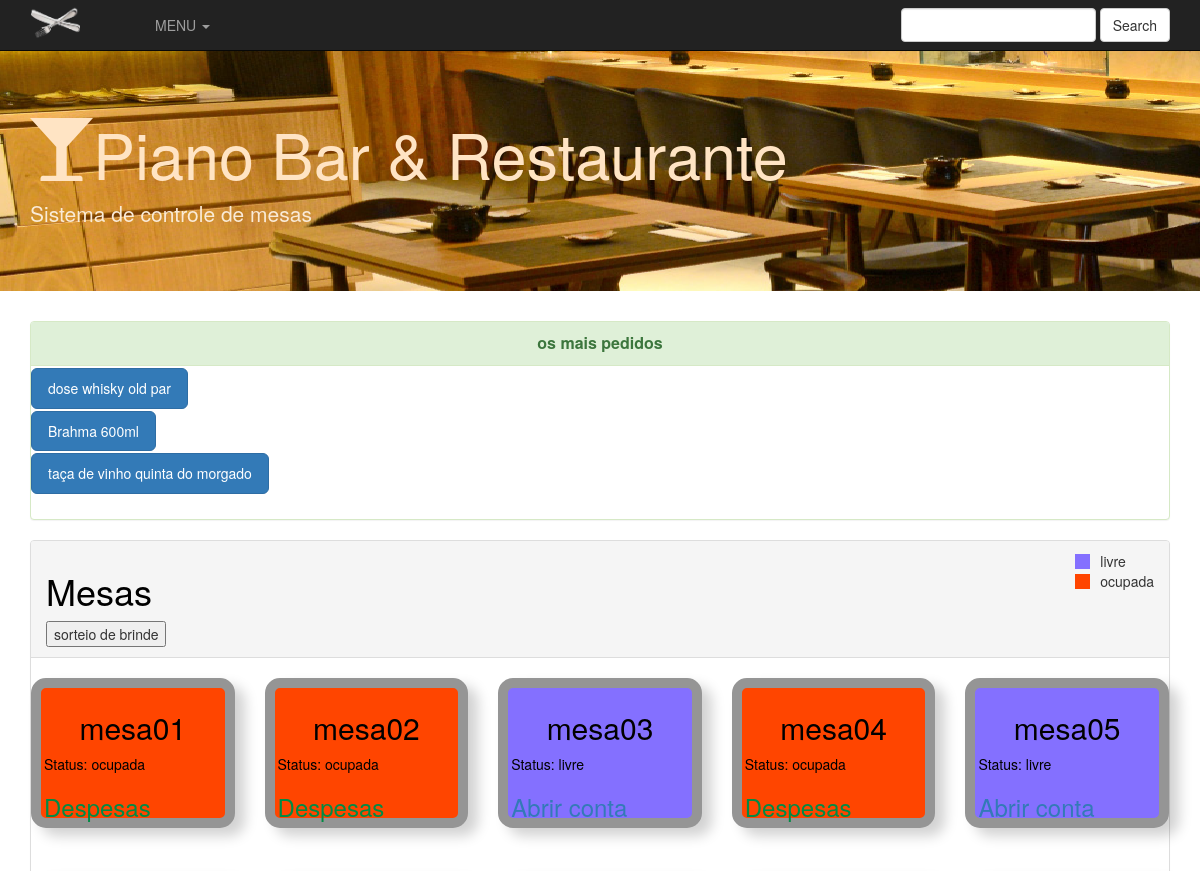
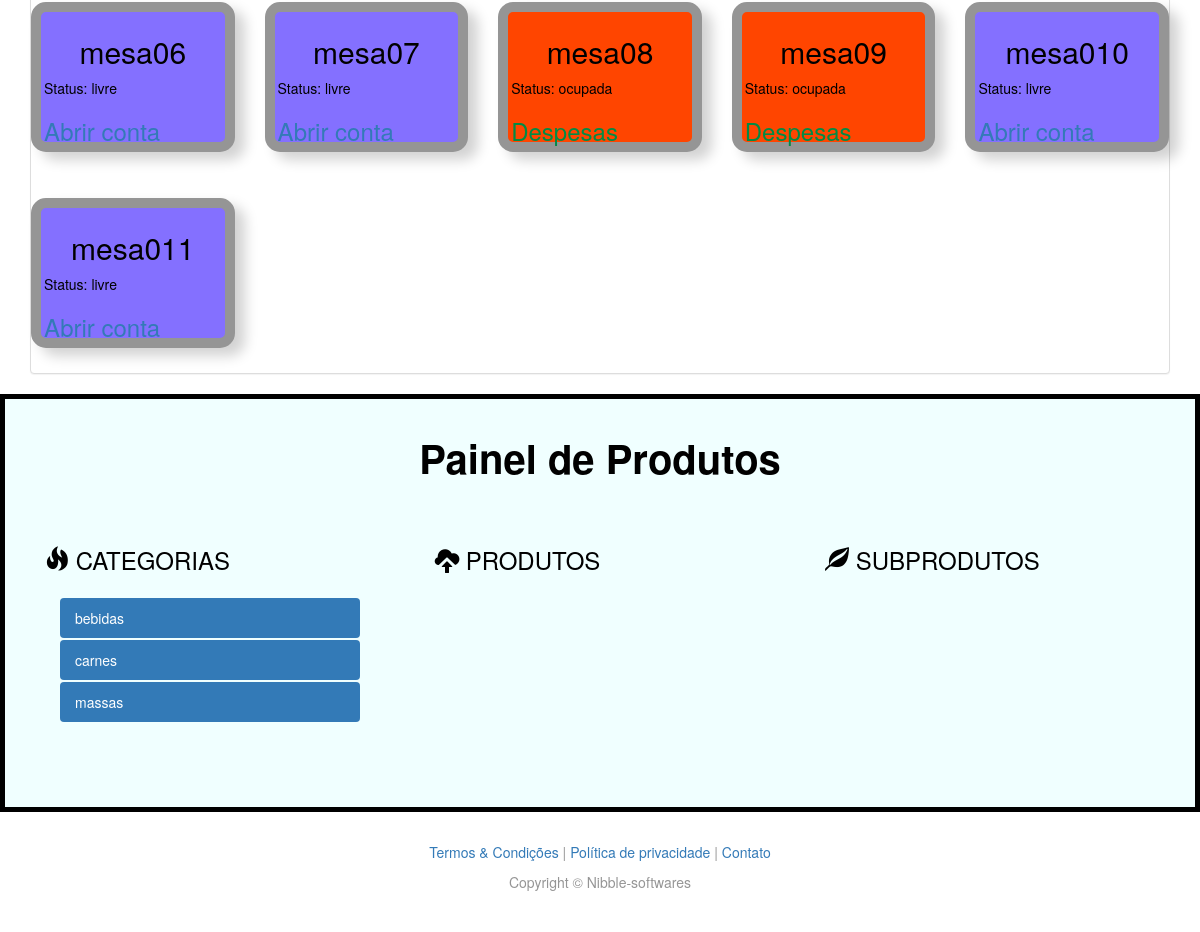
Screenshot of /1/ (signed in) with the database file from the repository (2 pictures, top to bottom).
### consumo/models.py (models this page shows, shortened)
class TipoProduto(models.Model):
    nome = models.CharField(max_length=50)
    descricao = models.CharField(max_length=200)
    valor = models.DecimalField(max_digits=9,decimal_places=2)
    produto = models.ForeignKey(Produto,on_delete=models.CASCADE,
                                )

class Mesa(models.Model):
    usuario = models.ForeignKey(User,on_delete=models.CASCADE)
    nome = models.CharField(max_length=50)
    status=models.CharField(max_length=10,default="livre")

### consumo/views.py (the view)
# urls.py: url(r'^1/$',views.index2,name='index'),
@login_required
def index2(request):
    lista_id=[]
    produtos_mais_pedidos = []
    dicionar = {}
    categoria = Categoria.objects.all().order_by(Lower('nome')).values_list()
    catejson = json.dumps(list(categoria),cls=DjangoJSONEncoder)
    produt = Produto.objects.all().order_by(Lower('nome')).values_list()
    produtjson = json.dumps(list(produt),cls=DjangoJSONEncoder)
    tipoproduto = TipoProduto.objects.all().order_by(Lower('nome')).values_list()
    tipoprodjson = json.dumps(list(tipoproduto),cls=DjangoJSONEncoder)
    tipoprd =ItemConta.objects.all()
    if len(tipoprd)>1:
        count=0
        lista = tipoprd[0].maispedidos()
        for id in lista:
            lista_id.append(lista[count][1])
            count = count+1
    for v in lista_id:
        tp = TipoProduto.objects.get(pk=v)
        produtos_mais_pedidos.append(tp.nome)
    return render(request,'index.html',{
        'mesas':Mesa.objects.filter(usuario=request.user),
        'categ':catejson,
        'produ':produtjson,
        'tipoprod':tipoprodjson,
        'tpopro':produtos_mais_pedidos
    })

### consumo/models.py (called while the page is built)
    def maispedidos(self):
        from django.db import connection,transaction
        cursor = connection.cursor()
        cursor.execute("SELECT  COUNT(*),tipo_produto_id From consumo_itemconta GROUP BY tipo_produto_id ORDER BY COUNT(*) DESC LIMIT 3")
        row = cursor.fetchall()
        return row

### consumo/templates/index.html (shortened to what this page needs)
    {% extends "base.html" %}
    {% block body %}
        <div class="panel panel-default">
        	<div class="panel-heading"><div id="simbolomesas"><table id="tabelasimbolo"><tr><td><div class="celulacor" id="livre"></div></td><td>livre</td></tr><tr><td><div id="ocupada" class="celulacor"></div></td>
        		<td>ocupada</td></tr></table></div><h1>Mesas</h1><button id="btn_sorteio">sorteio de brinde</button></div>
        <div class="row">
        	{% for mesa in mesas %}
            <article class="col-md-4 article-intro mesinhas">
            	{% if mesa.status == 'ocupada' %}
            	<div class="mesasr">
                    <h2 class="nome_mesa">{{mesa.nome}}</h2>
                    <span class="st">Status: {{mesa.status}}</span>
                <h3>
                    <a class="despesas" href="{% url 'conta' mesa.id %}" class="pull-right">Despesas</a>
                </h3>
                </div>
                {% else %}
                <div class="mesasa">
                    <h2 class="nome_mesa">{{mesa.nome}}</h2>
                    <span class="st">Status: {{mesa.status}}</span>
                <h3>
                    <a class="novaconta" href="{% url 'conta' mesa.id %}" class="pull-right">Abrir conta</a>
                </h3>
                </div>
                {% endif %}
              </article>
             {% endfor %}
        </div>
        </div>
    {% endblock %}

### consumo/templates/base.html (shortened to what this page needs)
{% load staticfiles %}
<!DOCTYPE html>
<html lang="pt-br">
<head>
    <link href="{% static "css/bootstrap.min.css" %}" rel="stylesheet">
    <link href="{% static "css/custom.css" %}" rel="stylesheet">
</head>
<body>
    <nav class="navbar navbar-inverse navbar-fixed-top" role="navigation">
        <div class="container">
            <div class="navbar-header">
                <a id="btn_inicio" class="navbar-brand" href="{% url 'index' %}">
                	<img id="logo" src="{% static "img/logo.png" %}"
                </a>
            </div>
            <div class="collapse navbar-collapse" id="navbar">
                <ul class="nav navbar-nav">
					<li class="dropdown">
						<a href="#" class="dropdown-toggle" data-toggle="dropdown" role="button" aria-haspopup="true" aria-expanded="false">MENU <span class="caret"></span></a>
					</li>
                </ul>
				<form class="navbar-form navbar-right" role="search">
					<div class="form-group">
						<input type="text" class="form-control">
					</div>
					<button type="submit" class="btn btn-default">Search</button>
				</form>
            </div>
        </div>
    </nav>
	<div id="background_painel" class="jumbotron feature">
		<div class="container">
			<h1 id="titulositeprincipal"><span  class="glyphicon glyphicon-glass"></span>Piano Bar & Restaurante</h1>
			<p id="titulosite">Sistema de controle de mesas</p>
		</div>
	</div>
    <div class="container" id="primeirocontainer">
    	<div class="panel panel-success">
    		<div class="panel-heading mais">os mais pedidos</div>
    		<div class="row">
    			<article class="col-md-4 article-intro maispedidos">
    				{% for numero in tpopro %}
    				<div class="pedidos"><button type="button" class="btn btn-primary btn-lg btnnomes maisped" data-toggle="modal" data-target="#myModal">{{numero}}</button></div>
    				{% endfor %}
    			</article>
    		</div>
    		</div>
    </div>
    <div class="container">
        {% block body %}
		{% endblock %}
    </div>
	<footer>
		<div class="footer-blurb">
			<p id="painelprodutos">Painel de Produtos</p>
			<div class="container">
				<div class="row">
					<div class="col-sm-4 footer-blurb-item">
						<h3><span class="glyphicon glyphicon-fire"></span> CATEGORIAS</h3>
							<div class="panel-body">
    							<ul id="painel_categorias" class="nav nav-pills nav-stacked">
								</ul>
  							</div>
					</div>
					<div class="col-sm-4 footer-blurb-item">
						<h3><span class="glyphicon glyphicon-cloud-upload"></span> PRODUTOS</h3>
						<div class="panel-body">
  							</div>
					</div>
					<div class="col-sm-4 footer-blurb-item">
						<h3><span class="glyphicon glyphicon-leaf"></span> SUBPRODUTOS</h3>
						<div class="panel-body">
  							</div>
					</div>
				</div>
			</div>
        </div>
        <div class="small-print">
        	<div class="container">
        		<p><a href="#">Termos &amp; Condições</a> | <a href="#">Política de privacidade</a> | <a href="#">Contato</a></p>
        		<p>Copyright &copy; Nibble-softwares </p>
        	</div>
        </div>
	</footer>
</body>
</html>

### consumo/static/css/custom.css (style rules this page uses)
body { padding-top: 50px; color: #959595; }
h1, h2, h3, h4, h5, h6 { color: black; }
.feature { background-color: yellowgreen; color: greenyellow; }
.article-intro { margin-bottom: 25px; }
.footer-blurb { padding: 30px 0; background-color: goldenrod; color: black; }
.footer-blurb-item { padding: 30px; }
.small-print { background-color: #fff; padding: 30px 0; }
#background_painel { background-color:#CECECE; background-image:url("capa.png"); }
#titulositeprincipal { color:#FFE4C4; }
#titulosite { color:#FAEBD7; }
#logo { max-width:50px; max-height:50px; margin-top:-10px; }
.mesasa { margin-top:10%; padding:3px 3px 3px 3px; background-color:#8470FF; border: 10px solid; height: 150px; margin-left:0px; -webkit-box-shadow: 10px 8px 13px 0px rgba(0,0,0,0.18); -moz-box-shadow: 10px 8px 13px 0px rgba(0,0,0,0.18); box-shadow: 10px 8px 13px 0px rgba(0,0,0,0.18); -webkit-border-radius: 15px; -moz-border-radius: 15px; border-radius: 15px; }
.mesasr { margin-top:10%; padding:3px 3px 3px 3px; background-color:#FF4500; border: 10px solid; height: 150px; margin-left:0px; -webkit-box-shadow: 10px 8px 13px 0px rgba(0,0,0,0.18); -moz-box-shadow: 10px 8px 13px 0px rgba(0,0,0,0.18); box-shadow: 10px 8px 13px 0px rgba(0,0,0,0.18); -webkit-border-radius: 15px; -moz-border-radius: 15px; border-radius: 15px; }
.despesas { color:#008B45; }
#painelprodutos { font-size:40px; font-weight:bolder; text-align:center; }
.footer-blurb { border: 5px solid; background-color:#F0FFFF; }
.small-print .container { text-align:center; }
#simbolomesas { float:right; }
#tabelasimbolo .celulacor { width:15px; height:15px; margin-right:10px; }
#tabelasimbolo #livre { background-color:#8470FF; }
#tabelasimbolo #ocupada { background-color:#FF4500; }
.btnnomes { display:block; font-size:14px; margin-top:2px; }
.nome_mesa { text-align:center; }
.mais { font-weight:bolder; font-size:16px; text-align:center; }
.st { color:#000000; }

### rows the page displays
TipoProduto: tpopro "dose whisky old par"
TipoProduto: tpopro "Brahma 600ml"
TipoProduto: tpopro "taça de vinho quinta do morgado"
Mesa: nome "mesa01", status "ocupada"
Mesa: nome "mesa02", status "ocupada"
Mesa: nome "mesa03", status "livre"
Mesa: nome "mesa04", status "ocupada"
Mesa: nome "mesa05", status "livre"
Mesa: nome "mesa06", status "livre"
Mesa: nome "mesa07", status "livre"
Mesa: nome "mesa08", status "ocupada"
Mesa: nome "mesa09", status "ocupada"
Mesa: nome "mesa010", status "livre"
Mesa: nome "mesa011", status "livre"
